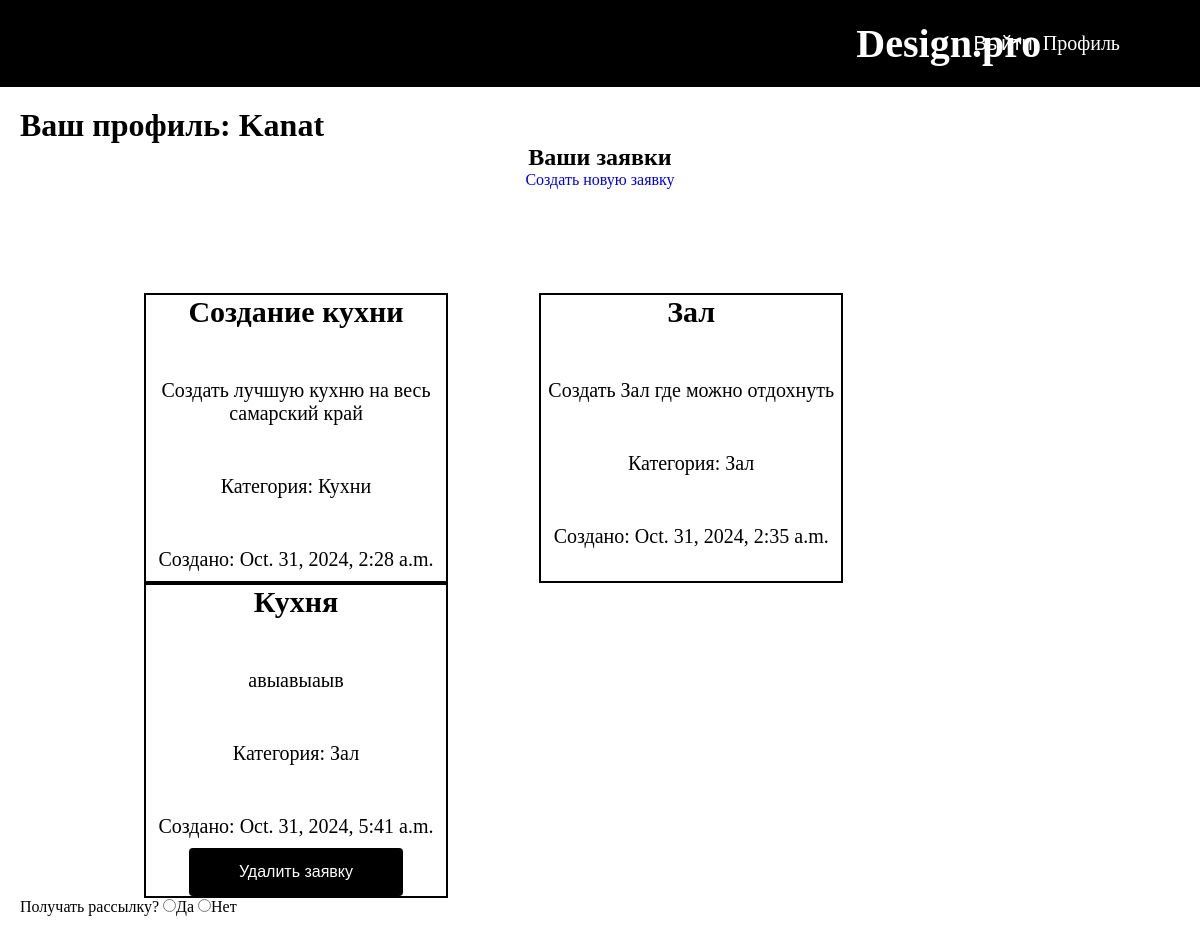
Page /user/profile/ (signed in) on the earlier database version.
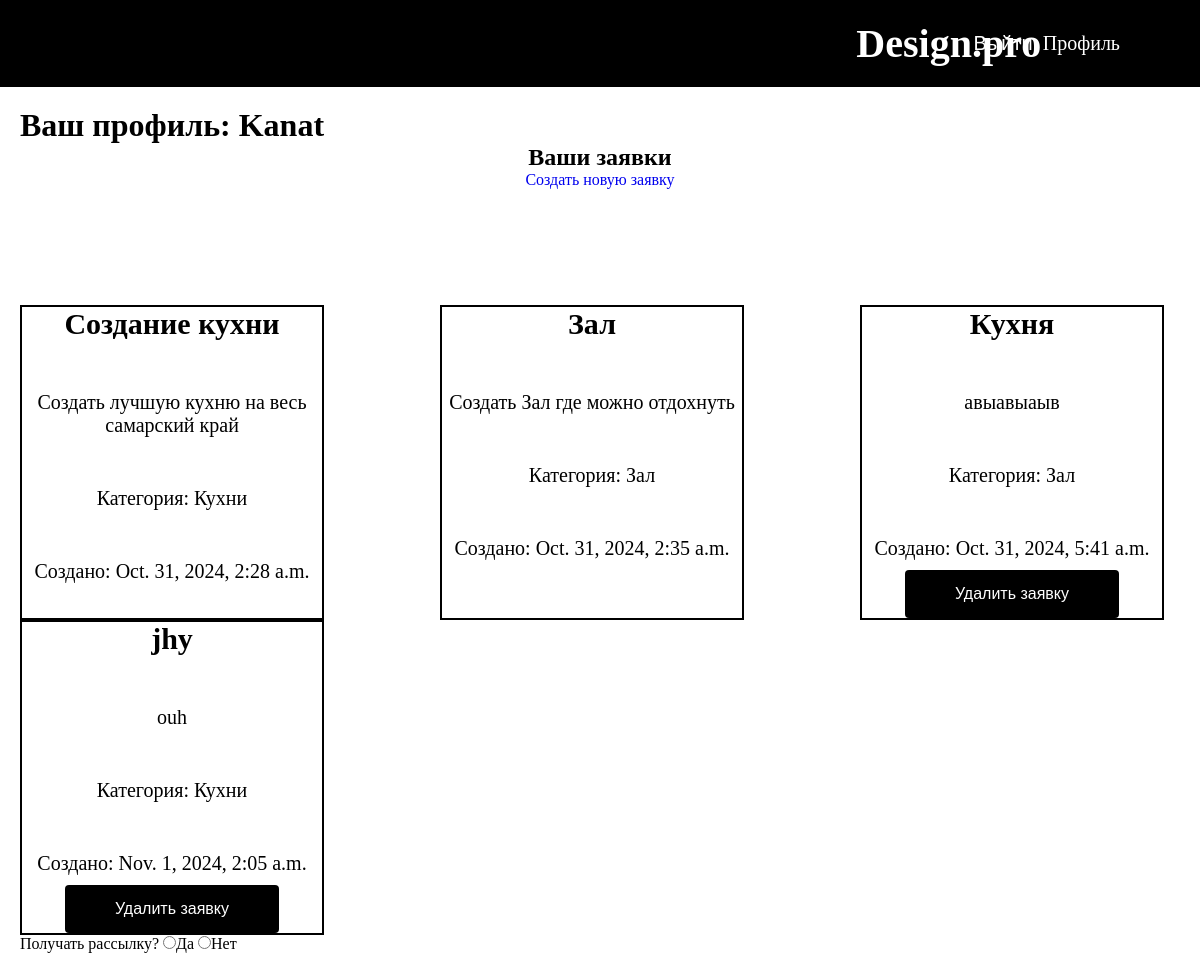
Same page on the later database version.
### user/models.py (models this page shows, shortened)
class Request(models.Model):
    STATUS_CHOICES = [
        ('new', 'Новая'),
        ('accepted_in_work', 'Принято в работу'),
        ('completed', 'Выполнено'),
    ]
    title = models.CharField(max_length=255)
    description = models.TextField()
    category = models.ForeignKey(Category, on_delete=models.CASCADE)
    photo = models.ImageField(upload_to='requests_photos/', blank=True, null=True)
    created_at = models.DateTimeField(auto_now_add=True)
    status = models.CharField(max_length=20, choices=STATUS_CHOICES, default='new')
    user = models.ForeignKey(User, on_delete=models.CASCADE)
    comment = models.TextField(blank=True, null=True)

class Category(models.Model):
    name = models.CharField(max_length=100)

### user/views.py (the view)
# urls.py: path('profile/', profile, name='profile'),
def profile(request):
    status = request.GET.get('status')
    if status:
        user_requests = Request.objects.filter(user=request.user, status=status)
    else:
        user_requests = Request.objects.filter(user=request.user)
    return render(request, 'user/profile.html', {
        'user_requests': user_requests,
        'selected_status': status
    })

### user/templates/user/profile.html (shortened to what this page needs)
{% extends 'base.html' %}
{% block content %}
<main>
    <h1>Ваш профиль: {{user.username}}</h1>
    <div class="profile-form">
        <h2>Ваши заявки</h2>
    <a href="{% url 'create_request' %}">Создать новую заявку</a>
    <div class="request">
        {% if user_requests %}
        <ul class="request">
            {% for request in user_requests %}
                <li>
                    <h3>{{ request.title }}</h3>
                    <p>{{ request.description }}</p>
                    <p>Категория: {{ request.category.name }}</p>
                    <p>Создано: {{ request.created_at }}</p>
                    {% if request.status == 'new' %}
                        <form method="post" action="{% url 'delete_request' request.id %}" onsubmit="return confirm('Вы уверены, что хотите удалить эту заявку?');">
                            <button type="submit" class="btn">Удалить заявку</button>
                        </form>
                    {% endif %}
                </li>
            {% endfor %}
        </ul>
    {% else %}
        <p>У вас пока нет заявок.</p>
    {% endif %}
    </div>
    </div>
    <div>Получать рассылку?
        <input type="radio" name="RassilkaButton" value="Да" id="yes">Да
        <input type="radio" name="RassilkaButton" value="Нет" id="no">Нет
    </div>
{% endblock %}

Differences in the rows shown:
added Request: title "jhy", description "ouh", category.name "Кухни", created_at "Nov. 1, 2024, 2:05 a.m.", status "Удалить заявку"
